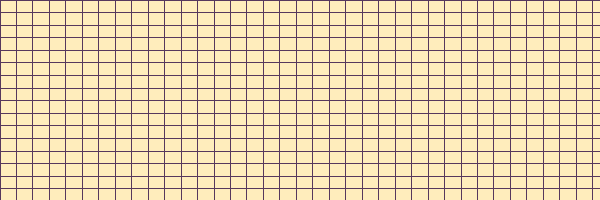
Frame 1 (no input)
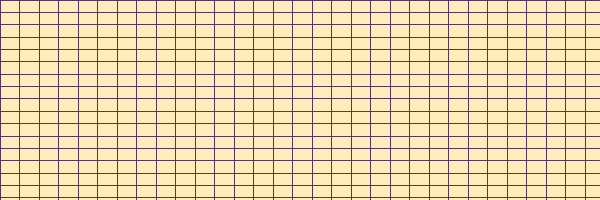
Frame 2 (the mouse pressed at the canvas centre, redrawn once)

The Processing sketch that drew these frames (run headless with seeded random() and noise(); the mouse was pressed at the canvas centre and the sketch redrawn once):

// Processing sketch: processing_171940
// ── processing_171940.pde

void setup () {
  size (600, 200);
  smooth(); 
  noLoop();
}
  
void draw () {
    background (#57385c);
       
    /* Farbe und Kontur festlegen */
    stroke (#57385c);
    strokeWeight (1);
    fill (#ffedbc);
     
    float stepsX = random (10, 20);
    float stepsY = random (10, 20);
    
    float x = 0; // ZÃ¤hlvariable;
    
    while(x < width) {
        
        float y = 0; // zÃ¤hlvariable
        while(y < height) {
             
            /* zeichnen des Rechecks */
            rect(x, y, stepsX, stepsY);
            
            /* Ã¤nderung der zÃ¤hlvariable */
            y = y + stepsY;
        }
          
        /* Ã¤nderung der zÃ¤hlvariable */
        x = x + stepsX;
    }
}
 
void mousePressed () {
    redraw();
}
